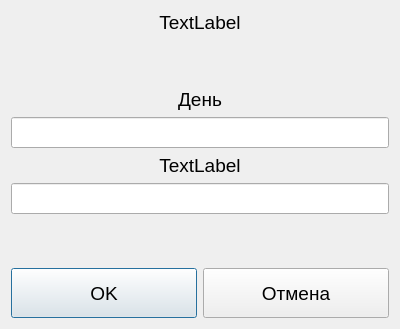
<?xml version="1.0" encoding="UTF-8"?>
<ui version="4.0">
 <class>ValueByDayEditDialog</class>
 <widget class="QDialog" name="ValueByDayEditDialog">
  <property name="geometry">
   <rect>
    <x>0</x>
    <y>0</y>
    <width>400</width>
    <height>329</height>
   </rect>
  </property>
  <property name="font">
   <font>
    <pointsize>14</pointsize>
   </font>
  </property>
  <property name="windowTitle">
   <string>Dialog</string>
  </property>
  <layout class="QVBoxLayout" name="verticalLayout">
   <item>
    <widget class="QLabel" name="lblTitle">
     <property name="text">
      <string>TextLabel</string>
     </property>
     <property name="alignment">
      <set>Qt::AlignCenter</set>
     </property>
    </widget>
   </item>
   <item>
    <spacer name="verticalSpacer_2">
     <property name="orientation">
      <enum>Qt::Vertical</enum>
     </property>
     <property name="sizeHint" stdset="0">
      <size>
       <width>20</width>
       <height>40</height>
      </size>
     </property>
    </spacer>
   </item>
   <item>
    <widget class="QLabel" name="label_2">
     <property name="text">
      <string>День</string>
     </property>
     <property name="alignment">
      <set>Qt::AlignCenter</set>
     </property>
    </widget>
   </item>
   <item>
    <widget class="QClickableLineEdit" name="txtDayEdit"/>
   </item>
   <item>
    <widget class="QLabel" name="lblValueName">
     <property name="text">
      <string>TextLabel</string>
     </property>
     <property name="alignment">
      <set>Qt::AlignCenter</set>
     </property>
    </widget>
   </item>
   <item>
    <widget class="QClickableLineEdit" name="txtValueEdit"/>
   </item>
   <item>
    <spacer name="verticalSpacer">
     <property name="orientation">
      <enum>Qt::Vertical</enum>
     </property>
     <property name="sizeHint" stdset="0">
      <size>
       <width>20</width>
       <height>40</height>
      </size>
     </property>
    </spacer>
   </item>
   <item>
    <layout class="QHBoxLayout" name="horizontalLayout">
     <item>
      <widget class="QPushButton" name="btnAccept">
       <property name="minimumSize">
        <size>
         <width>0</width>
         <height>50</height>
        </size>
       </property>
       <property name="maximumSize">
        <size>
         <width>16777215</width>
         <height>50</height>
        </size>
       </property>
       <property name="text">
        <string>OK</string>
       </property>
       <property name="icon">
        <iconset resource="../../Resources.qrc">
         <normaloff>:/Images/ok.png</normaloff>:/Images/ok.png</iconset>
       </property>
       <property name="iconSize">
        <size>
         <width>42</width>
         <height>42</height>
        </size>
       </property>
      </widget>
     </item>
     <item>
      <widget class="QPushButton" name="btnCancel">
       <property name="minimumSize">
        <size>
         <width>0</width>
         <height>50</height>
        </size>
       </property>
       <property name="maximumSize">
        <size>
         <width>16777215</width>
         <height>50</height>
        </size>
       </property>
       <property name="text">
        <string>Отмена</string>
       </property>
       <property name="icon">
        <iconset resource="../../Resources.qrc">
         <normaloff>:/Images/delete.png</normaloff>:/Images/delete.png</iconset>
       </property>
       <property name="iconSize">
        <size>
         <width>42</width>
         <height>42</height>
        </size>
       </property>
      </widget>
     </item>
    </layout>
   </item>
  </layout>
 </widget>
 <customwidgets>
  <customwidget>
   <class>QClickableLineEdit</class>
   <extends>QLineEdit</extends>
   <header location="global">Controls/qclickablelineedit.h</header>
  </customwidget>
 </customwidgets>
 <resources>
  <include location="../../Resources.qrc"/>
 </resources>
 <connections/>
</ui>
